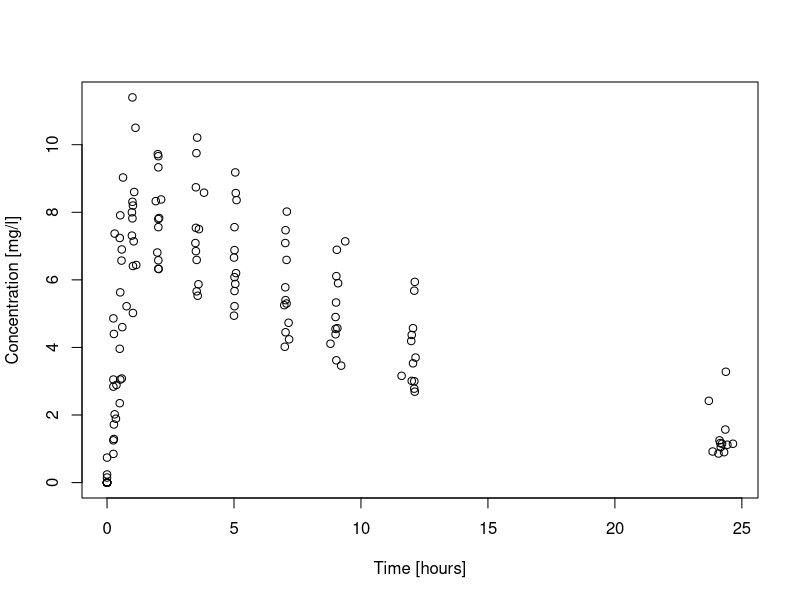
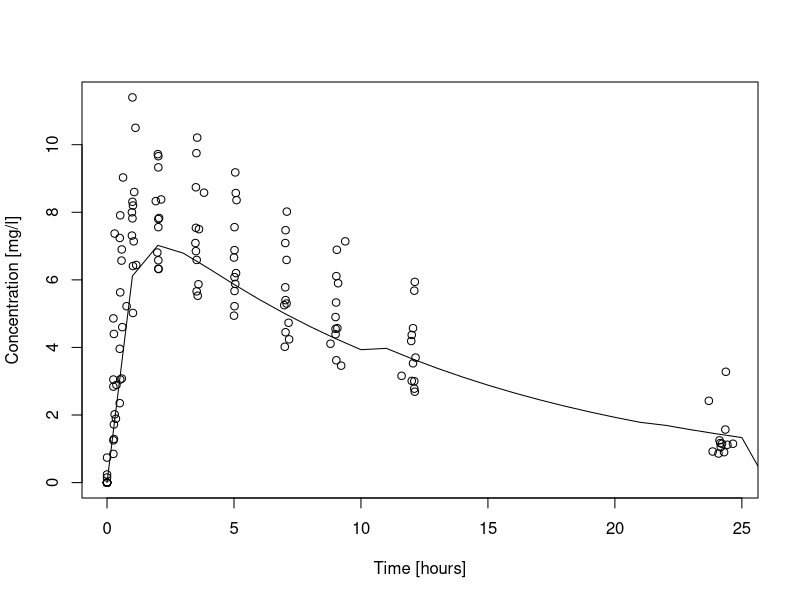

Here is the R script that generated these plots, in order: (Note: this script raises an error after producing the figures.)
library(nlme)
library(ggplot2)

# Exercise 1
Theoph.df <- data.frame(Theoph)
Theoph.df$Subject <- factor(as.numeric(as.character(Theoph.df$Subject)), ordered = FALSE)

# a)
plot(Theoph.df$Time, Theoph.df$conc, xlab='Time [hours]', ylab='Concentration [mg/l]')

# b) single nls fit
Theoph.nls.1 <- nls(conc ~ Dose * exp(Phi1) * exp(Phi2) / (exp(Phi3) * (exp(Phi2) - exp(Phi1))) * (exp(-exp(Phi1)*Time) - exp(-exp(Phi2)*Time)), start = c(Phi1=-2.5 , Phi2=0.4, Phi3=-3), data=Theoph.df)
Theoph.nls.1

# or:
Theoph.nls.1 <- nls(conc ~ SSfol(Dose, Time, lKe, lKa, lCl), data=Theoph.df)

plot(Theoph.df$Time, Theoph.df$conc, xlab='Time [hours]', ylab='Concentration [mg/l]')
lines(0:131, predict(Theoph.nls.1, data.frame(Time=0:25)))

# variance of the residuals increases over time:
plot(orange.df$age, residuals(orange.nls.1))
abline(h=0, lty='dotted')


# c) fit nls for each subject individually
Theoph.nlsList.1 <- nlsList(conc ~ SSfol(Dose, Time, lKe, lKa, lCl) | Subject, data=Theoph.df)
Theoph.nlsList.1

Theoph.df$Pred <- predict(Theoph.nlsList.1)
ggplot(Theoph.df,aes(x=Time,y=conc,color=Subject)) + geom_point()+geom_line(aes(y=Pred))

plot(intervals(Theoph.nlsList.1))


# d) (starting from the nlsList fit ==> different fit...)
Theoph.nlme.1 <- nlme(Theoph.nlsList.1, random = lKa + lCl ~ 1 | Subject)
Theoph.nlme.1

# e) See latex

# f)
vc <- VarCorr(Theoph.nlme.1)
corr <- matrix(as.numeric(vc[-c(1, nrow(vc)),3:ncol(vc)]), nrow=nrow(vc)-2, ncol=nrow(vc)-2)
corr <- rbind(rep(0, ncol(corr)+1), cbind(corr, rep(0, nrow(corr))))
corr <- corr + t(corr)
diag(corr) <- 1
sdev <- as.numeric(vc[-nrow(vc),'StdDev'])
Psi <- outer(sdev, sdev) * corr

sigma <- as.numeric(vc[nrow(vc), 'StdDev'])
sigma^2

ranef(Theoph.nlme.1)

coef(Theoph.nlme.1)[1,]  # this is the same as phi-hat_1j = beta-hat + b-hat_1:
fixef(Theoph.nlme.1) + ranef(Theoph.nlme.1)[1,]

coef(Theoph.nlme.1)


# g)
Theoph.nlme.2 <- nlme(Theoph.nlsList.1, random = list(Subject = pdDiag(lKa + lCl ~ 1)))
anova(Theoph.nlme.1, Theoph.nlme.2, type='marginal')
# p-value very high -> simpler model prefered

# h)
# Fitting quality
plot(fitted(Theoph.nlme.2), Theoph.df$conc, xlab='Fitted values', ylab='Observed values')
abline(0,1)

# Within-group errors assumption
boxplot(resid(Theoph.nlme.2) ~ Theoph.df$Subject, xlab='Subject number', ylab='Residuals')
abline(h=0, lty='dotted')
plot(Theoph.nlme.2, resid(.) ~ fitted(.) | Subject, xlab='Fitted values', ylab='Redisuals', abline = 0, lty='dotted')
plot(Theoph.nlme.2, resid(.) ~ Time | Subject, xlab='Time', ylab='Redisuals', abline = 0, lty='dotted')

plot(Theoph.df$Time, residuals(Theoph.nlme.2))
abline(h=0, lty='dotted')

library(car)
qqPlot(residuals(Theoph.nlme.2))

# i)
Theoph.nlme.3 <- nlme(Theoph.nlsList.1, random = list(Subject = pdDiag(lKa + lCl ~ 1)),
                      weights = varConstPower(form = ~ fitted(.), const = 1, power = 0.5))

# j) see latex



# Exerercise 2
Pixel.df <- data.frame(Pixel)
Pixel.df$Dog <- factor(as.numeric(levels(Pixel.df$Dog))[Pixel.df$Dog], ordered = FALSE)
ggplot(Pixel.df,aes(x=day,y=pixel,color=Dog)) + geom_point()

# b)
Pixel.nls.1 <- nls(pixel ~ c + a * (b*day)^3 / (exp(b*day) - 0.999), start = c(a=-35 , b=1, c=1000), data=Pixel.df)

# c)
Pixel.nlsList.1 <- nlsList(pixel ~ c + a * (b*day)^3 / (exp(b*day) - 0.999) | Dog/Side,
                           start = c(a=26 , b=0.41, c=1068), data=Pixel.df)
Pixel.nlme.1 <- nlme(pixel ~ c + a * (b*day)^3 / (exp(b*day) - 0.999),
                     start = c(a=26 , b=0.41, c=1068), fixed = a + b + c ~ 1,
                     random = a + c ~ 1 | Dog/Side, data=Pixel.df,
                     control = list(returnObject=TRUE, msMaxIter=1000, eval.max=1000))

# d)
Pixel.nlme.2 <- nlme(pixel ~ c + a * (b*day)^3 / (exp(b*day) - 0.999),
                     start = c(a=26 , b=0.41, c=1068), fixed = a + b + c ~ 1,
                     random = list(Dog = a + b + c ~ 1, Side = a + c ~ 1), data=Pixel.df,
                     control = list(returnObject=TRUE, msMaxIter=1000, eval.max=1000))



# Exercise 3
Ovary.df <- data.frame(Ovary)
Ovary.df$Mare <- factor(as.numeric(levels(Ovary.df$Mare))[Ovary.df$Mare], ordered = FALSE)

# a)
Ovary.lme <- lme(follicles ~ sin(2*pi*Time) + cos(2*pi*Time), data = Ovary.df,
                random = list(Mare = pdDiag(~sin(2*pi*Time))), corr = corARMA(p = 1, q = 1))
Ovary.nlme.1 <- nlme(follicles ~ A + B * sin(2 * pi * w * Time) + C * cos(2 * pi * w *Time),
                    data = Ovary.df, fixed = A + B + C + w ~ 1, random = list(Mare = pdDiag(A + B + w ~ 1)),
                    start = c(fixef(Ovary.lme), 1))

## Continue from page 397 (408 in pdf)